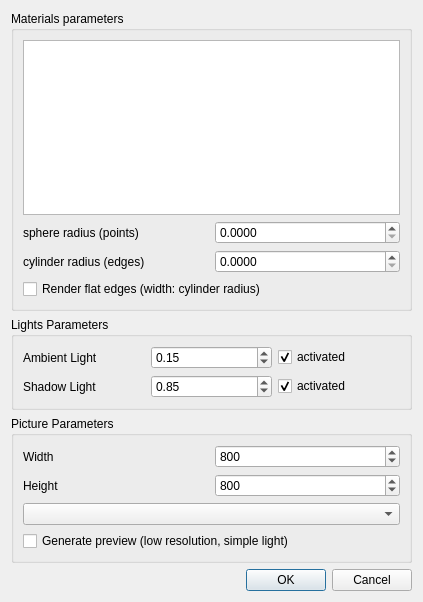
<?xml version="1.0" encoding="UTF-8"?>
<ui version="4.0">
 <class>Rib_dialog</class>
 <widget class="QDialog" name="Rib_dialog">
  <property name="geometry">
   <rect>
    <x>0</x>
    <y>0</y>
    <width>423</width>
    <height>602</height>
   </rect>
  </property>
  <property name="windowTitle">
   <string>Dialog</string>
  </property>
  <layout class="QVBoxLayout" name="verticalLayout">
   <item>
    <widget class="QGroupBox" name="matGroup">
     <property name="title">
      <string>Materials parameters</string>
     </property>
     <layout class="QVBoxLayout" name="verticalLayout_2">
      <item>
       <widget class="QTreeView" name="materialTree"/>
      </item>
      <item>
       <layout class="QGridLayout" name="gridLayout">
        <item row="1" column="1">
         <widget class="QDoubleSpinBox" name="sphereRadius">
          <property name="decimals">
           <number>4</number>
          </property>
         </widget>
        </item>
        <item row="2" column="1">
         <widget class="QDoubleSpinBox" name="cylinderRadius">
          <property name="decimals">
           <number>4</number>
          </property>
         </widget>
        </item>
        <item row="2" column="0">
         <widget class="QLabel" name="cylinderRadiusLabel">
          <property name="text">
           <string>cylinder radius (edges)</string>
          </property>
         </widget>
        </item>
        <item row="1" column="0">
         <widget class="QLabel" name="sphereRadiusLabel">
          <property name="text">
           <string>sphere radius (points)</string>
          </property>
         </widget>
        </item>
       </layout>
      </item>
      <item>
       <widget class="QCheckBox" name="isFlatEdges">
        <property name="text">
         <string>Render flat edges (width: cylinder radius)</string>
        </property>
       </widget>
      </item>
     </layout>
    </widget>
   </item>
   <item>
    <widget class="QGroupBox" name="lightBox">
     <property name="title">
      <string>Lights Parameters</string>
     </property>
     <layout class="QVBoxLayout" name="verticalLayout_3">
      <item>
       <layout class="QGridLayout" name="gridLayout_2">
        <item row="1" column="0">
         <widget class="QLabel" name="ambientLabel">
          <property name="text">
           <string>Ambient Light</string>
          </property>
         </widget>
        </item>
        <item row="1" column="2">
         <widget class="QCheckBox" name="isAmbientOn">
          <property name="text">
           <string>activated</string>
          </property>
          <property name="checked">
           <bool>true</bool>
          </property>
         </widget>
        </item>
        <item row="1" column="1">
         <widget class="QDoubleSpinBox" name="ambientIntensity">
          <property name="maximum">
           <double>1.000000000000000</double>
          </property>
          <property name="singleStep">
           <double>0.010000000000000</double>
          </property>
          <property name="value">
           <double>0.150000000000000</double>
          </property>
         </widget>
        </item>
        <item row="2" column="1">
         <widget class="QDoubleSpinBox" name="shadowIntensity">
          <property name="maximum">
           <double>1.000000000000000</double>
          </property>
          <property name="singleStep">
           <double>0.010000000000000</double>
          </property>
          <property name="value">
           <double>0.850000000000000</double>
          </property>
         </widget>
        </item>
        <item row="2" column="2">
         <widget class="QCheckBox" name="isShadowOn">
          <property name="text">
           <string>activated</string>
          </property>
          <property name="checked">
           <bool>true</bool>
          </property>
         </widget>
        </item>
        <item row="2" column="0">
         <widget class="QLabel" name="shadowLabel">
          <property name="text">
           <string>Shadow Light</string>
          </property>
         </widget>
        </item>
       </layout>
      </item>
     </layout>
    </widget>
   </item>
   <item>
    <widget class="QGroupBox" name="pictGroup">
     <property name="title">
      <string>Picture Parameters</string>
     </property>
     <layout class="QVBoxLayout" name="verticalLayout_4">
      <item>
       <layout class="QGridLayout" name="gridLayout_3">
        <item row="1" column="0">
         <widget class="QLabel" name="resHeightLabel">
          <property name="layoutDirection">
           <enum>Qt::RightToLeft</enum>
          </property>
          <property name="text">
           <string>Height</string>
          </property>
         </widget>
        </item>
        <item row="0" column="0">
         <widget class="QLabel" name="resWidthLabel">
          <property name="layoutDirection">
           <enum>Qt::RightToLeft</enum>
          </property>
          <property name="text">
           <string>Width</string>
          </property>
         </widget>
        </item>
        <item row="1" column="1">
         <widget class="QSpinBox" name="resHeight">
          <property name="minimum">
           <number>100</number>
          </property>
          <property name="maximum">
           <number>99999</number>
          </property>
          <property name="singleStep">
           <number>100</number>
          </property>
          <property name="value">
           <number>800</number>
          </property>
         </widget>
        </item>
        <item row="0" column="1">
         <widget class="QSpinBox" name="resWidth">
          <property name="minimum">
           <number>100</number>
          </property>
          <property name="maximum">
           <number>99999</number>
          </property>
          <property name="singleStep">
           <number>100</number>
          </property>
          <property name="value">
           <number>800</number>
          </property>
         </widget>
        </item>
       </layout>
      </item>
      <item>
       <widget class="QComboBox" name="exportMode">
        <property name="currentIndex">
         <number>-1</number>
        </property>
        <property name="minimumContentsLength">
         <number>0</number>
        </property>
        <property name="modelColumn">
         <number>0</number>
        </property>
       </widget>
      </item>
      <item>
       <widget class="QCheckBox" name="isPreview">
        <property name="text">
         <string>Generate preview (low resolution, simple light)</string>
        </property>
       </widget>
      </item>
     </layout>
    </widget>
   </item>
   <item>
    <widget class="QDialogButtonBox" name="buttonBox">
     <property name="orientation">
      <enum>Qt::Horizontal</enum>
     </property>
     <property name="standardButtons">
      <set>QDialogButtonBox::Cancel|QDialogButtonBox::Ok</set>
     </property>
    </widget>
   </item>
  </layout>
 </widget>
 <resources/>
 <connections>
  <connection>
   <sender>buttonBox</sender>
   <signal>accepted()</signal>
   <receiver>Rib_dialog</receiver>
   <slot>accept()</slot>
   <hints>
    <hint type="sourcelabel">
     <x>248</x>
     <y>254</y>
    </hint>
    <hint type="destinationlabel">
     <x>157</x>
     <y>274</y>
    </hint>
   </hints>
  </connection>
  <connection>
   <sender>buttonBox</sender>
   <signal>rejected()</signal>
   <receiver>Rib_dialog</receiver>
   <slot>reject()</slot>
   <hints>
    <hint type="sourcelabel">
     <x>316</x>
     <y>260</y>
    </hint>
    <hint type="destinationlabel">
     <x>286</x>
     <y>274</y>
    </hint>
   </hints>
  </connection>
 </connections>
</ui>
